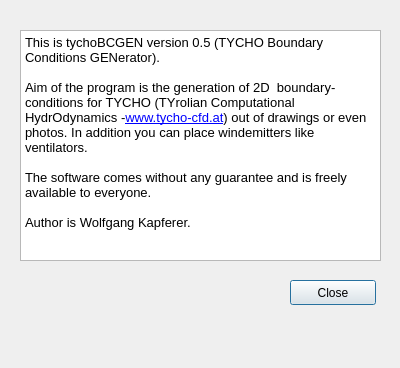
<?xml version="1.0" encoding="UTF-8"?>
<ui version="4.0">
 <class>about</class>
 <widget class="QDialog" name="about">
  <property name="geometry">
   <rect>
    <x>0</x>
    <y>0</y>
    <width>400</width>
    <height>368</height>
   </rect>
  </property>
  <property name="windowTitle">
   <string>About tychoICGEN</string>
  </property>
  <property name="windowIcon">
   <iconset>
    <normaloff>images/tycho_logo_klein.png</normaloff>images/tycho_logo_klein.png</iconset>
  </property>
  <widget class="QTextBrowser" name="textBrowser">
   <property name="geometry">
    <rect>
     <x>20</x>
     <y>30</y>
     <width>361</width>
     <height>231</height>
    </rect>
   </property>
   <property name="html">
    <string>&lt;!DOCTYPE HTML PUBLIC &quot;-//W3C//DTD HTML 4.0//EN&quot; &quot;http://www.w3.org/TR/REC-html40/strict.dtd&quot;&gt;
&lt;html&gt;&lt;head&gt;&lt;meta name=&quot;qrichtext&quot; content=&quot;1&quot; /&gt;&lt;style type=&quot;text/css&quot;&gt;
p, li { white-space: pre-wrap; }
&lt;/style&gt;&lt;/head&gt;&lt;body style=&quot; font-family:'MS Shell Dlg 2'; font-size:8.25pt; font-weight:400; font-style:normal;&quot;&gt;
&lt;p style=&quot; margin-top:0px; margin-bottom:0px; margin-left:0px; margin-right:0px; -qt-block-indent:0; text-indent:0px;&quot;&gt;&lt;span style=&quot; font-family:'Sans Serif'; font-size:10pt;&quot;&gt;This is tychoBCGEN version 0.5 (TYCHO Boundary Conditions GENerator). &lt;/span&gt;&lt;/p&gt;
&lt;p style=&quot;-qt-paragraph-type:empty; margin-top:0px; margin-bottom:0px; margin-left:0px; margin-right:0px; -qt-block-indent:0; text-indent:0px; font-family:'Sans Serif'; font-size:10pt;&quot;&gt;&lt;br /&gt;&lt;/p&gt;
&lt;p style=&quot; margin-top:0px; margin-bottom:0px; margin-left:0px; margin-right:0px; -qt-block-indent:0; text-indent:0px;&quot;&gt;&lt;span style=&quot; font-family:'Sans Serif'; font-size:10pt;&quot;&gt;Aim of the program is the generation of 2D  boundary-conditions for TYCHO (TYrolian Computational HydrOdynamics -&lt;/span&gt;&lt;a href=&quot;http://www.tycho-cfd.at&quot;&gt;&lt;span style=&quot; font-family:'Sans Serif'; font-size:10pt; text-decoration: underline; color:#0000ff;&quot;&gt;www.tycho-cfd.at&lt;/span&gt;&lt;/a&gt;&lt;span style=&quot; font-family:'Sans Serif'; font-size:10pt;&quot;&gt;) out of drawings or even photos. In addition you can place windemitters like ventilators.&lt;/span&gt;&lt;/p&gt;
&lt;p style=&quot;-qt-paragraph-type:empty; margin-top:0px; margin-bottom:0px; margin-left:0px; margin-right:0px; -qt-block-indent:0; text-indent:0px; font-family:'Sans Serif'; font-size:10pt;&quot;&gt;&lt;br /&gt;&lt;/p&gt;
&lt;p style=&quot; margin-top:0px; margin-bottom:0px; margin-left:0px; margin-right:0px; -qt-block-indent:0; text-indent:0px;&quot;&gt;&lt;span style=&quot; font-family:'Sans Serif'; font-size:10pt;&quot;&gt;The software comes without any guarantee and is freely available to everyone.&lt;/span&gt;&lt;/p&gt;
&lt;p style=&quot;-qt-paragraph-type:empty; margin-top:0px; margin-bottom:0px; margin-left:0px; margin-right:0px; -qt-block-indent:0; text-indent:0px; font-family:'Sans Serif'; font-size:10pt;&quot;&gt;&lt;br /&gt;&lt;/p&gt;
&lt;p style=&quot; margin-top:0px; margin-bottom:0px; margin-left:0px; margin-right:0px; -qt-block-indent:0; text-indent:0px;&quot;&gt;&lt;span style=&quot; font-family:'Sans Serif'; font-size:10pt;&quot;&gt;Author is Wolfgang Kapferer.&lt;/span&gt;&lt;/p&gt;
&lt;p style=&quot;-qt-paragraph-type:empty; margin-top:0px; margin-bottom:0px; margin-left:0px; margin-right:0px; -qt-block-indent:0; text-indent:0px; font-family:'Sans Serif'; font-size:10pt;&quot;&gt;&lt;br /&gt;&lt;/p&gt;&lt;/body&gt;&lt;/html&gt;</string>
   </property>
   <property name="openExternalLinks">
    <bool>true</bool>
   </property>
  </widget>
  <widget class="QPushButton" name="close">
   <property name="geometry">
    <rect>
     <x>290</x>
     <y>280</y>
     <width>86</width>
     <height>25</height>
    </rect>
   </property>
   <property name="text">
    <string>Close</string>
   </property>
  </widget>
  <widget class="QLabel" name="label">
   <property name="geometry">
    <rect>
     <x>10</x>
     <y>220</y>
     <width>251</width>
     <height>141</height>
    </rect>
   </property>
   <property name="text">
    <string/>
   </property>
   <property name="pixmap">
    <pixmap>images/tycho_logo_klein.png</pixmap>
   </property>
  </widget>
 </widget>
 <resources/>
 <connections/>
</ui>
